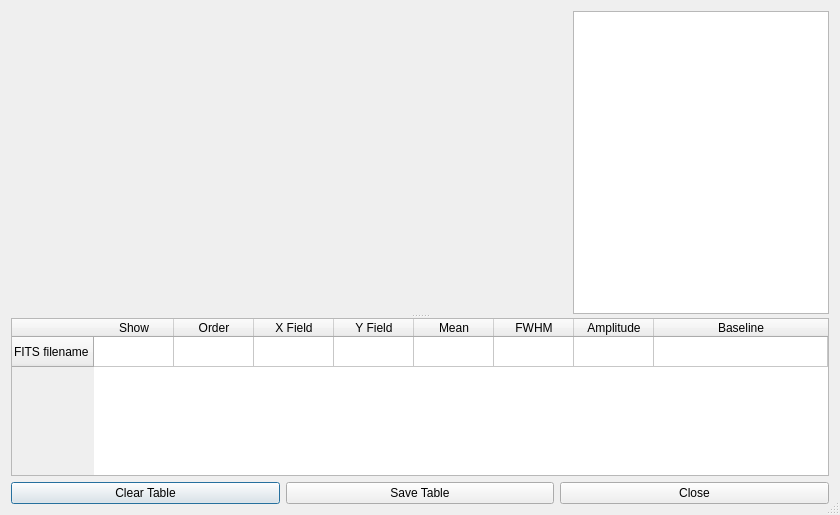
<?xml version="1.0" encoding="UTF-8"?>
<ui version="4.0">
 <class>Dialog</class>
 <widget class="QDialog" name="Dialog">
  <property name="geometry">
   <rect>
    <x>0</x>
    <y>0</y>
    <width>840</width>
    <height>515</height>
   </rect>
  </property>
  <property name="sizePolicy">
   <sizepolicy hsizetype="MinimumExpanding" vsizetype="MinimumExpanding">
    <horstretch>0</horstretch>
    <verstretch>0</verstretch>
   </sizepolicy>
  </property>
  <property name="windowTitle">
   <string>Spectral Feature Fits</string>
  </property>
  <property name="sizeGripEnabled">
   <bool>true</bool>
  </property>
  <layout class="QVBoxLayout" name="verticalLayout_2">
   <item>
    <widget class="QSplitter" name="splitter">
     <property name="orientation">
      <enum>Qt::Vertical</enum>
     </property>
     <property name="childrenCollapsible">
      <bool>false</bool>
     </property>
     <widget class="QWidget" name="last_fit_frame" native="true">
      <layout class="QGridLayout" name="gridLayout_2" columnstretch="1,0">
       <item row="1" column="1">
        <widget class="QTextEdit" name="last_fit_values">
         <property name="sizePolicy">
          <sizepolicy hsizetype="MinimumExpanding" vsizetype="MinimumExpanding">
           <horstretch>0</horstretch>
           <verstretch>0</verstretch>
          </sizepolicy>
         </property>
         <property name="minimumSize">
          <size>
           <width>256</width>
           <height>50</height>
          </size>
         </property>
         <property name="textInteractionFlags">
          <set>Qt::TextSelectableByKeyboard|Qt::TextSelectableByMouse</set>
         </property>
        </widget>
       </item>
       <item row="1" column="0">
        <widget class="MplWidget" name="last_fit_widget" native="true">
         <property name="sizePolicy">
          <sizepolicy hsizetype="MinimumExpanding" vsizetype="MinimumExpanding">
           <horstretch>0</horstretch>
           <verstretch>0</verstretch>
          </sizepolicy>
         </property>
         <property name="minimumSize">
          <size>
           <width>250</width>
           <height>50</height>
          </size>
         </property>
        </widget>
       </item>
      </layout>
     </widget>
     <widget class="QFrame" name="table_frame">
      <property name="frameShape">
       <enum>QFrame::NoFrame</enum>
      </property>
      <property name="frameShadow">
       <enum>QFrame::Raised</enum>
      </property>
      <layout class="QVBoxLayout" name="verticalLayout">
       <property name="spacing">
        <number>0</number>
       </property>
       <property name="leftMargin">
        <number>0</number>
       </property>
       <property name="topMargin">
        <number>0</number>
       </property>
       <property name="rightMargin">
        <number>0</number>
       </property>
       <property name="bottomMargin">
        <number>0</number>
       </property>
       <item>
        <widget class="QTableWidget" name="table_widget">
         <property name="sizePolicy">
          <sizepolicy hsizetype="Expanding" vsizetype="MinimumExpanding">
           <horstretch>0</horstretch>
           <verstretch>0</verstretch>
          </sizepolicy>
         </property>
         <property name="minimumSize">
          <size>
           <width>0</width>
           <height>100</height>
          </size>
         </property>
         <property name="verticalScrollBarPolicy">
          <enum>Qt::ScrollBarAsNeeded</enum>
         </property>
         <property name="horizontalScrollBarPolicy">
          <enum>Qt::ScrollBarAsNeeded</enum>
         </property>
         <property name="sizeAdjustPolicy">
          <enum>QAbstractScrollArea::AdjustToContents</enum>
         </property>
         <property name="alternatingRowColors">
          <bool>true</bool>
         </property>
         <property name="selectionBehavior">
          <enum>QAbstractItemView::SelectRows</enum>
         </property>
         <property name="showGrid">
          <bool>true</bool>
         </property>
         <attribute name="horizontalHeaderCascadingSectionResizes">
          <bool>true</bool>
         </attribute>
         <attribute name="horizontalHeaderDefaultSectionSize">
          <number>80</number>
         </attribute>
         <attribute name="horizontalHeaderHighlightSections">
          <bool>true</bool>
         </attribute>
         <attribute name="horizontalHeaderMinimumSectionSize">
          <number>20</number>
         </attribute>
         <attribute name="horizontalHeaderStretchLastSection">
          <bool>true</bool>
         </attribute>
         <attribute name="verticalHeaderCascadingSectionResizes">
          <bool>true</bool>
         </attribute>
         <row>
          <property name="text">
           <string>FITS filename</string>
          </property>
         </row>
         <column>
          <property name="text">
           <string>Show</string>
          </property>
         </column>
         <column>
          <property name="text">
           <string>Order</string>
          </property>
         </column>
         <column>
          <property name="text">
           <string>X Field</string>
          </property>
         </column>
         <column>
          <property name="text">
           <string>Y Field</string>
          </property>
         </column>
         <column>
          <property name="text">
           <string>Mean</string>
          </property>
         </column>
         <column>
          <property name="text">
           <string>FWHM</string>
          </property>
         </column>
         <column>
          <property name="text">
           <string>Amplitude</string>
          </property>
         </column>
         <column>
          <property name="text">
           <string>Baseline</string>
          </property>
         </column>
         <item row="0" column="1">
          <property name="text">
           <string/>
          </property>
          <property name="textAlignment">
           <set>AlignCenter</set>
          </property>
         </item>
        </widget>
       </item>
      </layout>
     </widget>
    </widget>
   </item>
   <item>
    <layout class="QHBoxLayout" name="horizontalLayout">
     <item>
      <widget class="QPushButton" name="clear_button">
       <property name="text">
        <string>Clear Table</string>
       </property>
      </widget>
     </item>
     <item>
      <widget class="QPushButton" name="save_button">
       <property name="toolTip">
        <string>&lt;html&gt;&lt;head/&gt;&lt;body&gt;&lt;p&gt;Export selected fits to CSV&lt;/p&gt;&lt;/body&gt;&lt;/html&gt;</string>
       </property>
       <property name="text">
        <string>Save Table</string>
       </property>
      </widget>
     </item>
     <item>
      <widget class="QPushButton" name="close_button">
       <property name="text">
        <string>Close</string>
       </property>
      </widget>
     </item>
    </layout>
   </item>
  </layout>
 </widget>
 <customwidgets>
  <customwidget>
   <class>MplWidget</class>
   <extends>QWidget</extends>
   <header>sofia_redux/visualization/display/ui/mplwidget</header>
   <container>1</container>
  </customwidget>
 </customwidgets>
 <resources/>
 <connections/>
</ui>
